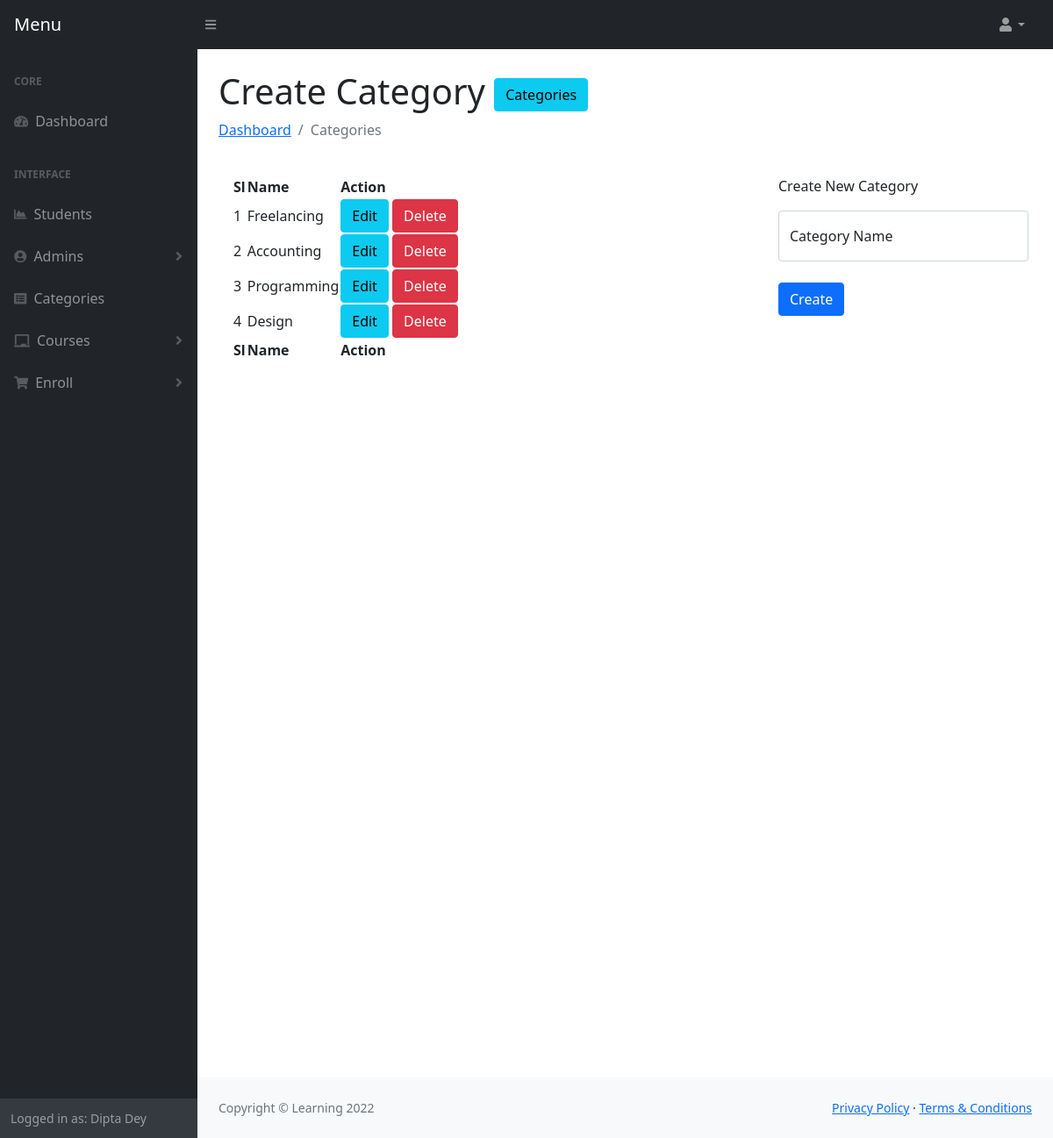
The app's page /admin/category.php (signed in) with its own data.
### tables this page shows
CREATE TABLE `categories` (
  `cat_id` int(11) NOT NULL,
  `cat_name` varchar(191) NOT NULL,
  `is_active` tinyint(4) NOT NULL DEFAULT 0
);

### admin/category.php (the view, shortened to what this page needs)
<?php
include 'header.php';
$query = "SELECT * FROM categories where is_active=0 Order By cat_id desc";
$result = $con->query($query);
?>
<main>
    <div class="container-fluid px-4">
        <h1 class="mt-4">Create Category <a class="btn btn-info" href="category.php">Categories</a></h1>
        <ol class="breadcrumb mb-4">
            <li class="breadcrumb-item"><a href="index.php">Dashboard</a></li>
            <li class="breadcrumb-item active">Categories</li>
        </ol>
        <div class="row">
            <div class="col-md-8">
                <div class="card-body">
                    <table id="datatablesSimple">
                        <thead>
                            <tr>
                                <th>Sl</th>
                                <th>Name</th>
                                <th>Action</th>
                            </tr>
                        </thead>
                        <tfoot>
                            <tr>
                                <th>Sl</th>
                                <th>Name</th>
                                <th>Action</th>
                            </tr>
                        </tfoot>
                        <tbody>
                            <?php
                            if ($result->num_rows > 0) {
                                foreach ($result as $key => $value) {
                            ?>
                                    <tr>
                                        <td><?php echo $key + 1; ?></td>
                                        <td><?php echo $value['cat_name']; ?></td>
                                        <td>
                                            <a class="btn btn-info" href="?editid=<?php echo $value['cat_id']; ?>">Edit</a>
                                            <a class="btn btn-danger" href="?delid=<?php echo $value['cat_id']; ?>">Delete</a>
                                        </td>
                                    </tr>
                            <?php }
                            } ?>
                        </tbody>
                    </table>
                </div>
            </div>
            <div class="card-body col-md-4">
                <p cla ss="mt-4">Create New Category</p>
                <?php
                if (isset($_GET['editid']) && !empty($_GET['editid'])) {
                    $editid = $_GET['editid'];
                    $singlecatquery = "SELECT * FROM categories WHERE cat_id=$editid";
                    $getsinglecat = $con->query($singlecatquery);
                    if ($getsinglecat->num_rows > 0) {
                        $catvalue = mysqli_fetch_array($getsinglecat);
                    }
                ?>
                    <form method="post" action="">
                        <div class="form-floating">
                            <input class="form-control" type="text" value="<?php echo $catvalue['cat_name']; ?>" name="cat_name" />
                            <label for="inputEmail">Category Name</label>
                        </div>
                        <div class="d-flex align-items-center justify-content-between mt-4 mb-0">
                            <button class="btn btn-primary" type="submit" name="edit">Create</button>
                        </div>
                    </form>
                <?php } else { ?>
                    <form method="post" action="">
                        <div class="form-floating">
                            <input class="form-control" id="inputEmail" type="text" placeholder="" name="cat_name" />
                            <label for="inputEmail">Category Name</label>
                        </div>
                        <div class="d-flex align-items-center justify-content-between mt-4 mb-0">
                            <button class="btn btn-primary" type="submit" name="create">Create</button>
                        </div>
                    </form>
                <?php } ?>
            </div>
        </div>
        <div style="height: 100vh"></div>
    </div>
</main>
<?php include 'footer.php'; ?>

### records on screen
categories: cat_name "Freelancing"
categories: cat_name "Accounting"
categories: cat_name "Programming"
categories: cat_name "Design"

### other values on screen
$_SESSION['first_name'] "Dipta"
$_SESSION['last_name'] "Dey"
